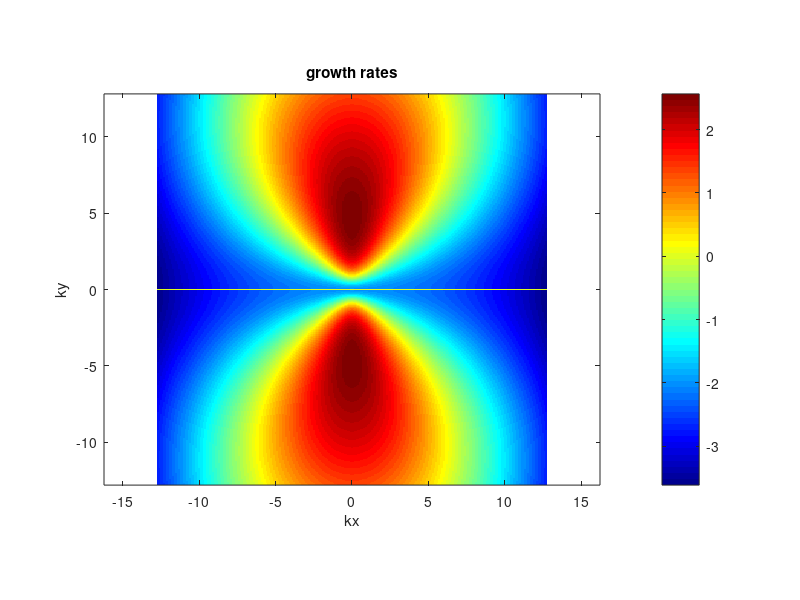
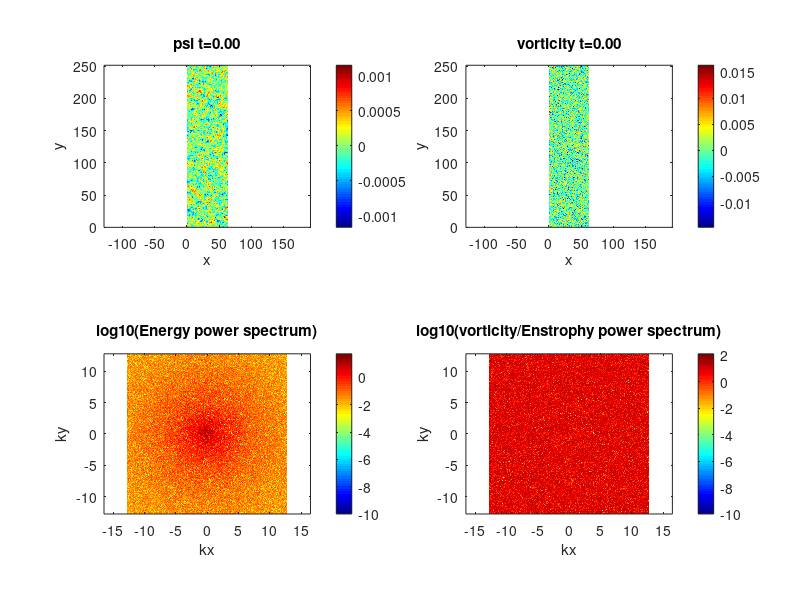
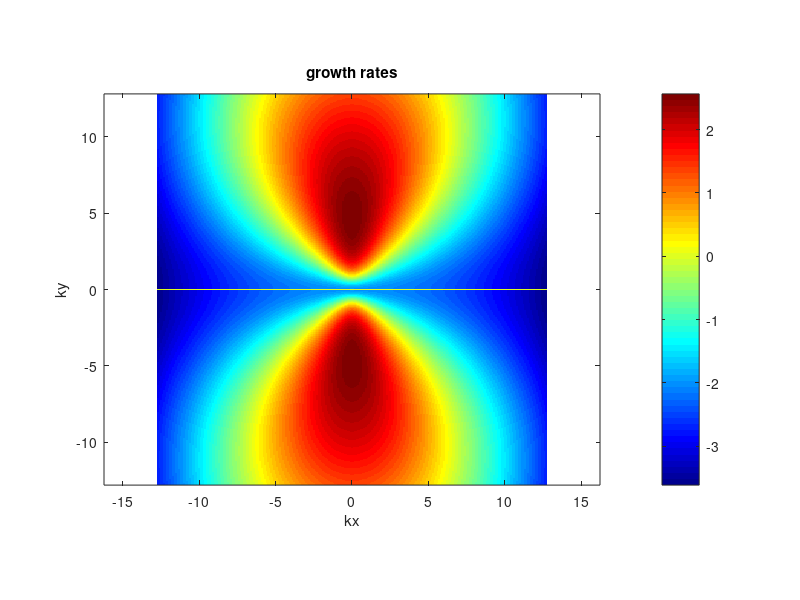

Reproduce these figures in MATLAB, in order. (Note: a time limit stopped this script after it produced the figures.)
function spectral_DS2d
%%%%%%%%%%%%%%%%%%%%%%%%%%%%%%%%%%%%%%%%%%%%%%%%%%%%%%%%%%%%%%%%%%%%%%%%%%%%%%%%%
% 1-field toy model of the Dimits shift. Similar to the Hasegawa-Mima           %
% equation or the Kuramoto-Sivashinsky equation.                                %
%                                                                               %
% Based off an MIT code originally made by Jean-Christophe Nave.                %
% Modified by Denis St-Onge                                                     %
%                                                                               %
% Laplacian(psi) = w                                                            %
% u = psi_y                                                                     %
% v =-psi_x                                                                     %
%%%%%%%%%%%%%%%%%%%%%%%%%%%%%%%%%%%%%%%%%%%%%%%%%%%%%%%%%%%%%%%%%%%%%%%%%%%%%%%%%
clear all;
mkdir('plots'); mkdir('data');
delete('log.txt');

scale=1;         % quick scale of the linear terms
mu   =scale*2;      % friction
nu   =scale*0.01; % viscosity
muZF =scale*1e-4; %scale*2*0; % zonal friction
nuZF =scale*0e-5; %scale*5.0e-4; % zonal viscosity
l    =scale*0;     % Landau-like damping
gamma=scale*5;   % linear drive 2.4203
HM=scale*0;		 % HM-type wave
TH=scale*0;      % Terry-Horton i delta
h=1;             % hyperviscosity factor
hZF=2;             % hyperviscosity factor
forcing=0; 		 % forcing magnitude
LX=2*pi*10;      % X scale
LY=2*pi*40;      % Y scale
NX_real=256;     % resolution in x
NY_real=1024;     % resolution in y
dt=1e-5;    % time step. Should start small as CFL updated can pick up the pace
pert_size=1e-2; % size of perturbation
TF=1000.0;   % final time
iF=2000000;  % final iteration, whichever occurs first
iRST=10000; % write restart dump
i_report=100;
en_print=100;
TSCREEN=2500; % sreen update interval time (NOTE: plotting is usually slow)
initial_condition='random';   %'simple vortices' 'vortices' 'random' or 'random w' 
AB_order=-1; % Adams Bashforth order 1,2,3, or 4 (3 more accurate, 2 possibly more stable) -1 = RK3
linear_term='exact'; % CN, BE, FE, or exact
simulation_type='NL'; % NL, QL, or L (nonlinear, quasilinear and linear respectively)
padding = true; % 3/2 padding, otherwise 2/3 truncation.
save_plots = true; % save plots to file
system_type='MHM'; % NS, HM, MHM
cfl_cadence=1;
max_dt=1e-2;
safety=0.15;
diagnostics=false;

%rng(707296708);
rng('shuffle');
s=rng;


% print log file.
diary('log.txt') 
diary on;

fig1=figure(1);
fig2=figure(2);

% ensure parameters get printed  to log.
fprintf('nu: %.05e  mu:%.05e gamma:%.05e\n',nu,mu,gamma);
fprintf('l: %.05e  HM:%.05e TH:%.05e\n',l,HM,TH);
fprintf('LX:%.02f LY:%.02f NX:%d NY:%d\n',LX, LY, NX_real, NY_real);
fprintf('h:%d scale:%d Tf:%.01f iF:%d\n',h, scale, TF, iF);
fprintf('hZF:%d muZF:%e nuZF:%e\n',hZF,muZF,nuZF);
fprintf('Nonlinear:%s padding:%d System:%s\n',simulation_type, padding,system_type);
fprintf('random seed:%d AB order:%d CFL step:%d\n',s.Seed, AB_order, cfl_cadence);
fprintf('safety:%f\n',safety);

energyFile=0; 
if(strcmp(initial_condition,'restart'))
    energyFile = fopen('energy.dat','a');
else
    energyFile = fopen('energy.dat','w');
end

fprintf(energyFile,'# [1] t  [2] dt  [3] energy  [4] enstrophy  [5] ZF    [6] DW    [7] flux\n');


NX=NX_real;
NY=NY_real;
if(padding)
    NX=3*NX/2;
    NY=3*NY/2;
end

dx=LX/NX;
dy=LY/NY;
dkx=2*pi/LX;
dky=2*pi/LY;
LXnum=0:dx:LX;
LYnum=0:dy:LY;

minkx= -(NX_real/2 - 1)*dkx;
maxkx=  (NX_real/2 - 1)*dkx;
minky= -(NY_real/2 - 1)*dky;
maxky=  (NY_real/2 - 1)*dky;
kxnum= minkx:dkx:maxkx;
kynum= minky:dky:maxky;

t=0.;
i=0;
k=0;
c1=0;
c2=0;
c3=0;
dt1=0;
dt2=0;
dt3=0;
w_hat=0; %this is our field.
I=sqrt(-1);

kx=dkx*I*ones(1,NY)'*(mod((1:NX)-ceil(NX/2+1),NX)-floor(NX/2)); % matrix of wavenumbers in x direction 
ky=dky*I*(mod((1:NY)'-ceil(NY/2+1),NY)-floor(NY/2))*ones(1,NX); % matrix of wavenumbers in y direction 

% Cutting of frequencies using the 2/3 rule. 
% Discard asymmetric N/2 term. Otherwise reality is not enforced.
dealias=abs(kx/dkx) <1/3*NX & abs(ky/dky) <1/3*NY;


ksquare=kx.^2+ky.^2;                                % Laplacian in Fourier space
ksquare(1,1)=-1; 
kmu = -(-1)^h*mu * ones(NY,NX)./(ksquare.^(h-1)) ;                            % drag force array
ksquare_viscous=-(-1)^h*nu*(ksquare.^h);            % Viscosity array

ksquare_poisson=ksquare - ones(NY, NX) + TH*ky;		% Poisson equation in Fourier space
if(strcmpi(system_type,'NS'))
    ksquare_poisson=ksquare;		% Poisson equation in Fourier space
end
ksquare_poisson(1,1)=-1;  % fixed Laplacian in Fourier space for Poisson's equation


gd = gamma * ky.^2./ksquare_poisson;

zonal_part = zeros(NY,NX);
zonal_part(1,:) = zonal_part(1,:) + ones(1,NX);
fluct_part = ones(NY,NX) - zonal_part;

lin_growth = -kmu + ksquare_viscous + gd - l*abs(ky); % this is the linear growth rate used in computations


% No damping on zonal modes. Modified Poisson equation (proper adiabatic electron response)
if(strcmpi(system_type,'MHM'))
    kxzf = kx(1,:);
    lin_growth(1,:) = zeros(1,NX) - muZF*ones(1,NX) -(-1)^hZF*nuZF*(kxzf.^(2*hZF)) ;
    ksquare_poisson(1,:) = ksquare_poisson(1,:) + ones(1,NX);
	ksquare_poisson(1,1)=-1;
end
numel(find(lin_growth(:)>0))

lin_trunc = dealias.*lin_growth;
max_growth = max(lin_trunc(:))
max_rate = max(abs(lin_trunc(:)))
0.25/max_rate

lg2 = lin_growth.^2;
lg3 = lin_growth.^3;

% forcing stuff?
kf_min = 16*dkx;
dkf = 0.5*dkx;
forcing_base = abs(ksquare) <= (kf_min+dkf)^2 & abs(ksquare) >= kf_min^2;

% Define initial vorticity distribution
switch lower(initial_condition)
   case {'vortices'}
      [i,j]=meshgrid(1:NX,(1:NY));
      psi=exp(-((i*dkx-pi).^2+(j*dky-pi+pi/4).^2)/(0.2))+exp(-((i*dx-pi).^2+(j*dky-pi-pi/4).^2)/(0.2))-0.5*exp(-((i*dkx-pi-pi/4).^2+(j*dky-pi-pi/4).^2)/(0.4));
    case {'simple vortices'}
        [i,j]=meshgrid((1:NX)*(2*pi/NX),(1:NY)*(2*pi/NY));
        psi=1*sin(i).*cos(j).^2;    
    case {'random psi'}
      psi=pert_size*(2*rand(NX,NY) - 1);%normally 1e-3
      w_hat=ksquare_poisson.*fft2(psi);
    case {'random'}
      w=pert_size*(2*rand(NY,NX)-1);%normally 5e-2
      w_hat=fft2(w);
      w_hat(1,:)=zeros(1,NX);
      %w_hat=zonal_part.*w_hat;
    case {'waves'}
      [i,j]=meshgrid((1:NX)*(2*pi/NX),(1:NY)*(2*pi/NY));
      %w=20*sin(32*j) + 1e-1*cos(13*i);
      w=2e1*sin(32*j) + 5e-2*(2*rand(NY,NX)-1);
      w_hat=fft2(w);
      w_hat(1,:)=fluct_part.*w_hat;
    case {'restart'}
        fileID=fopen('restart.bin','r');
        t=fread(fileID,1,'double');
        dt=fread(fileID,1,'double');
        i=fread(fileID,1,'int');
        k=fread(fileID,1,'int');
        dt1=fread(fileID,1,'double');
        dt2=fread(fileID,1,'double');
        dt3=fread(fileID,1,'double');
        c1=fread(fileID,[NY NX],'double')+I*fread(fileID,[NY NX],'double');
        c2=fread(fileID,[NY NX],'double')+I*fread(fileID,[NY NX],'double');
        c3=fread(fileID,[NY NX],'double')+I*fread(fileID,[NY NX],'double');
        w_hat=fread(fileID,[NY NX],'double')+I*fread(fileID,[NY NX],'double');
        fclose(fileID);        
    otherwise
      disp('Unknown initial conditions !!!');
      return
end

if(padding) % ensure there's no energy in the padded region of k-space.
   w_hat=dealias.*w_hat;
end
w_hat(1,1)=0; % Gauge condition. Should be redundant.
w_hat0=w_hat; % Keep initial conditions for possible future diagnostics.


u=0;
v=0;
U_ZF=0;
force=zeros(NY,NX);
w2=w_hat;

if(save_plots) %plot growth rate contours
	plotgrowth()
end

tic
while t<TF && i<iF
    psi_hat = w_hat./ksquare_poisson;  % Solve Poisson's Equation
    if(any(isnan(w_hat(:)))) % Something really bad has happened.
        disp(sprintf('Divergence at iteration: %d',i));
        return;
    end
    if(mod(i,i_report)==0)
       disp(sprintf('iteration: %d    dt:%.02e     t:%.03e     step time:%.1d s',i,dt,t,toc)); 
       tic;
        diary off; %flush diary
		diary on;
    end
    if (mod(i,en_print)== 0) 
        outputEnergy();
    end
    
    if (mod(i,TSCREEN)== 0) 
        plotfunc();
    end
    
    if (mod(i,iRST) == 0)
        dump('restart.bin');
    end
    

    if(forcing ~= 0)
       force=calculate_forcing(); 
    end
    
    w_hat_new=0;
    conv_hat =0;
    % Compute the non-linear term
    if (AB_order == -1 ) % RK3
	      w_hat_new = ETDRK3(w_hat);
    	if(mod(i+1,cfl_cadence)==0 && i > 3) % compute new timestep from CFL condition.
        	abs_u=abs(u);
        	abs_v=abs(v);
        	abs_ZF=abs(U_ZF);
        	maxV= max(abs_u(:)+abs_ZF(:))/dx + max(abs_v(:))/dy;
        	if(maxV>0)
           	 new_dt=1/maxV;
        	else
           	 new_dt=inf;
        	end
        		dt=min(max(0.5*dt,min(safety*new_dt,1.1*dt)),max_dt);
    		end
    else 
        conv_hat = calc_Nonlinear(w_hat,simulation_type);
         
     
    if(mod(i+1,cfl_cadence)==0 && i > 3) % compute new timestep from CFL condition.
        abs_u=abs(u);
        abs_v=abs(v);
        abs_ZF=abs(U_ZF);
        maxV= max(abs_u(:)+abs_ZF(:))/dx + max(abs_v(:))/dy;
        if(maxV>0)
            new_dt=1/maxV;
        else
            new_dt=inf;
        end
        dt=min(max(0.5*dt,min(safety*new_dt,1.1*dt)),max_dt);
    end
    
    conv_hat = dealias.*(conv_hat + forcing*kf_min*force/sqrt(dt));
    
    L1=0;
    L2=0;
    w_prev=w_hat;
    
    A=1.0; B=0; C=0; D=0;
    w_hat_new = 0;
    if (i < 1 || AB_order == 1) %Forward-Euler to generate history. Should run a small time-step at first. 
    	 %do nothing w_hat_new = w_hat_new - L2.*conv_hat;
    elseif (i < 2 || AB_order == 2)
    	w1=dt1/dt;
    	A=(1.0 + 0.5*w1);
    	B=0.5*w1;
   	elseif (i < 3 || AB_order == 3)
    	w1=dt1/dt;
    	w2=dt2/dt;
    	A=(2.0 + 3.0*w2 + 6.0*w1*(1+w1+w2))/(6.0*w1*(w1+w2));
    	B=(2.0 + 3.0*w1 + 3.0*w2)/(6.0*w1*w2);
    	C=(2.0 + 3.0*w1)/(6.0*w2*(w1+w2));
     elseif (i < 4 || AB_order == 4)
        w1=dt1/dt;
        w2=dt2/dt;
        w3=dt3/dt;
        A=(3.0 + 8.0*w2 + 4.0*w3 + 6.0*(2*w1^3 + w2*(w2+w3) +2.0*w1*(1.0+w2)*(1.0+w2+w3) + w1^2*(3.0 + 4.0*w2+2*w3)));
        A=A/(12.0*w1*(w1+w2)*(w1+w2+w3));
        B=(3.0 + 6.0*(w1+w2)*(w1+w2+w3) + 4.0*(2.0*(w1+w2)+w3))/(12.0*w1*w2*(w2+w3));
        C=(3.0 + 6.0*w1*(w1+w2+w3)+4.0*(2.0*w1 + w2+w3))/(12.0*w2*(w1+w2)*w3);
        D=(3.0 + 6.0*w1*(w1+w2)+4.0*(2.0*w1 + w2))/(12.0*w3*(w2+w3)*(w1+w2+w3));
    end
  
    
    
    switch upper(linear_term)
        case {'CN'} %crank nicolson
            L1=(1 + 0.5*dt*lin_growth)./(1 - 0.5*dt*lin_growth);
            L2=dt./(1 - 0.5*dt*lin_growth);    
        case {'BE'} %backward euler
            L1=1.0./(1 - dt*lin_growth);
            L2=dt./(1 - dt*lin_growth);    
        case {'EXACT'}%exact
            L1=exp(dt*lin_growth);
            L2=dt*L1;   
            B=B.*exp((dt1)*lin_growth);
            C=C.*exp((dt1+dt2)*lin_growth);
            D=D.*exp((dt1+dt2+dt3)*lin_growth);
        otherwise
            disp('Unknown linear handling type.');
            return;
    end
    
    % Compute Solution at the next step
	% Implicitly solve the linear term with 2nd order Crank-Nicholson
    w_hat_new = L1.*w_prev;
    w_hat_new = w_hat_new - L2.*(A.*conv_hat - B.*c1 + C.*c2 - D.*c3);
  
    end
    t=t+dt;
    i=i+1;

    w_hat=w_hat_new;
    
    c3=c2;
    c2=c1;
    c1=conv_hat;
    
    dt3=dt2;
    dt2=dt1;
    dt1=dt;
end
fclose(energyFile);

%write final state 
fprintf('Simulation ended at time %.03e and iteration %d\n',t,i);
dump('final_state.bin');

if(strcmpi(simulation_type,'L') && diagnostics)
   w0f=w_hat0.*exp(t*lin_growth); 
   comp=abs(w_hat-w0f)./abs(w0f);
   fprintf('Maximum linear error:%e\n',max(comp(:)));
end

% SIMULATION ENDS HERE

%%----------------------------------%%
%% Helper Function Definitions      %% 
%%----------------------------------%%

	function f=calculate_forcing()
        f=zeros(NY,NX);
        for i1 = 1:NY
           for j1 = 1:NX
                if(forcing_base(i1,j1) ~=0 )
                    f(i1,j1) = randn(1);
                end    
           end
        end
	end

    function x=RK3(w_h)
        a =[8./15.,5./12.,0.75];
        b =[0,-17.0/60.0,-5.0/12.0];
        Fa =0.0;
        Fb =0.0;
        u_new=w_h;
        for j = 1:3 
            Fb = Fa;
            Fa = calc_Nonlinear(u_new,simulation_type);
            u_new = (1 + 0.5*(a(j)+b(j))*dt*lin_growth)./(1 - 0.5*(a(j)+b(j))*dt*lin_growth).*u_new;
            u_new = u_new + a(j)*Fa +b(j)*Fb;
        end
        x=u_new;
    end   

    function x=ETDRK3(w_h)
        u_new=w_h;
        
        lin_zeroes = (dt*abs(lin_growth)) < 1e-3;
        lin_NZ = ones(NY,NX) - lin_zeroes;
        
        lin_div = lin_growth + lin_zeroes.*ones(NY,NX);
        st=simulation_type;
        eh = exp(0.5*lin_growth*dt);
        e1 = exp(lin_growth*dt);

        M=32; 	
		r=exp(I*pi*((1:M)-0.5)/M);

	
		lg= lin_growth(:); LR=dt*lg(:,ones(M,1)) + r(ones(NY*NX,1),:);
        elr=exp(LR);
		Q1 =dt*real(mean(			 (exp(LR/2)-1)./LR							,2));
		Q2 =dt*real(mean(			 (elr-1)./LR                                ,2));
		f1 =dt*real(mean(		 (-4   -LR        +elr.*(4-3*LR+LR.^2))./LR.^3	,2));
		f2 =dt*real(mean(		4*( 2  +LR        +elr.*(-2+LR))./LR.^3			,2));
		f3 =dt*real(mean(		 (-4 -3*LR -LR.^2 +elr.*(4-LR))./LR.^3			,2));
		Q1=reshape(Q1,NY,NX);
		Q2=reshape(Q2,NY,NX);
		f1=reshape(f1,NY,NX);
		f2=reshape(f2,NY,NX);
		f3=reshape(f3,NY,NX);

        A1 = -calc_Nonlinear(u_new,st);
        
        an =     u_new.*eh + Q1.*A1;
      
        A2 = -calc_Nonlinear(an,st);
        
        bn = u_new.*e1 + Q2.*(2.0*A2-A1);
        
        A3 = -calc_Nonlinear(bn,st);
        
        cn = u_new.*e1 + (A1.*f1 + A2.*f2 + A3.*f3); 
        
        x = dealias.*cn;   

    end   
 function x=ETDRK2(w_h)
        u_new=w_h;
        
        lin_zeroes = dt*abs(lin_growth) == 0;
        lin_NZ = ones(NY,NX) - lin_zeroes; 
        
        lin_div = lin_growth + lin_zeroes.*ones(NY,NX);
        st=simulation_type;
        e1 = exp(lin_growth*dt);
        
        A1 = -calc_Nonlinear(u_new,st);
        
        an =     lin_NZ.*(u_new.*e1 + (e1 - ones(NY,NX)).*A1./lin_div);
        an = an + lin_zeroes.*(u_new.*e1 + dt*A1);
        
        A2 = -calc_Nonlinear(an,st);
        
        bn = lin_NZ.*(u_new.*e1 + (e1 - ones(NY,NX)).*(2.0*A2-A1)./lin_div);
        bn = bn + lin_zeroes.*(u_new.*e1 + dt*(2.0*A2-A1));
        
        cnNZ = an + (A2 - A1).*(e1 - ones(NY,NX) - dt*lin_growth)./(dt*lin_div.^2);
        cnZ = an + 0.5*dt*(A2-A1);
        x = dealias.*(lin_zeroes.*cnZ + lin_NZ.*cnNZ);
 end   

    function infCheck(inver,name)
       if(any(isinf(inver(:))))
              disp(sprintf('%s infinity at iteration: %d',name, i));
       end
    end

    function nanCheck(inver,name)
       if(any(isnan(inver(:))))
              disp(sprintf('%s NaN at iteration: %d',name, i));
       end
    end

	function y=calc_Nonlinear(w_h,type)
    conv_hat = 0;
    psi_h = w_h./ksquare_poisson;  % Solve Poisson's Equation
	switch upper(type)
        	case {'NL'} %full non-linear
            	uhat = -ky.*psi_h;
            	vhat =  kx.*psi_h;
            	w_xhat = kx.*w_h;
            	w_yhat = ky.*w_h;
            
            	% dealiasing here truncates if not padded, other it has no effect
            	u  =real(ifft2(dealias.*uhat));      % Compute  y derivative of stream function ==> u
            	v  =real(ifft2(dealias.*vhat));      % Compute -x derivative of stream function ==> v
            	w_x=real(ifft2(dealias.*w_xhat));      % Compute  x derivative of vorticity
            	w_y=real(ifft2(dealias.*w_yhat));
            	conv     = u.*w_x + v.*w_y;         % evaluate the convective derivative (u,v).grad(w)   
            	conv_hat = fft2(conv);              % go back to Fourier space
      
        	case {'QL'} %quasi-linear
            	%for zonal part
            	uphat = -ky.*fluct_part.*psi_h;
            	vphat =  kx.*fluct_part.*psi_h;
        
            	%for fluctuation part
            	U_hat = kx.*zonal_part.*psi_h;
            	U_xxhat = (kx.^2).*U_hat;
            	w_yhat = ky.*fluct_part.*w_h;       
        
            	% dealiasing here truncates if not padded, other it has no effect
            	u    =real(ifft2(dealias.*uphat));      % Compute  y derivative of stream function ==> u
            	v    =real(ifft2(dealias.*vphat));      % Compute -x derivative of stream function ==> v
            	U_ZF =real(ifft2(dealias.*U_hat));      % Compute zonal velocity
            	U_xx =real(ifft2(dealias.*U_xxhat));      % Compute zonal velocity
            	w_y  =real(ifft2(dealias.*w_yhat));
            	conv_fluct = U_ZF.*w_y + u.*U_xx;         % evaluate the convective derivative (u,v).grad(w)   
            	conv_zonal = u.*v;         % evaluate the convective derivative (u,v).grad(w)       
            	conv_fluct_hat = fft2(conv_fluct);               % go back to Fourier space
            	conv_zonal_hat = fft2(conv_zonal);
            	conv_hat = fluct_part.*conv_fluct_hat + (kx.^2).*zonal_part.*conv_zonal_hat;
        	case {'L'}%full linear 
           	 %do nothing
            otherwise
           	 disp('Unknown simulation type.');
        	    return 
    end
    if(padding)
        conv_hat = dealias.*conv_hat;
    end
    y=conv_hat;
	end

	function plotgrowth()
    	subplot(1,1,1);
    	plotg=0;
    	f=randn(NY,NX).*forcing_base;
    	if(padding)
       		plotg=circshift(dealias.*lin_growth,[NY_real/2,NX_real/2]); 
       		plotg=plotg(2:NY_real,2:NX_real);
    	else
       		plotg=circshift(dealias.*lin_growth,[NY_real/2,NX_real/2]); 
       		plotg=plotg(2:NY_real,2:NX_real);
    	end
    	force=real(ifft2(f));
    	imagesc(kxnum,kynum,real(plotg)), axis equal tight, colorbar
    	%imagesc(kxnum,kynum,f), axis equal tight, colorbar
    	set(gca,'Ydir','Normal')
    	colormap(jet)
    	title('growth rates');    
    	xlabel('kx');
    	ylabel('ky');
    	if(save_plots)
        	saveas(gcf,'growth.png');
   		end
   		drawnow
    end
    function outputEnergy()
        diary off; %flush diary
		diary on;
        
        w_curr=w_hat;
        psi_curr=psi_hat;
     
        enstrophy = 0.5*w_curr.*conj(w_curr);
        energy = 0.5*real(-conj(psi_curr).*w_curr);
     %   flux = -0.5*real(psi_y.*(psi_y.*psi_y + psi_x.*psi_x  + psi.*psi));
             
        enstrophy_tot = sum(enstrophy(:))/(NX*NY)^2;
        energy_tot    = sum(energy(:))/(NX*NY)^2; 
        ZF_energy = sum(sum(zonal_part.*energy))/(NX*NY)^2;
        DW_energy = sum(sum(fluct_part.*energy))/(NX*NY)^2;
       % flux_tot = sum(flux(:))/(NX*NY);
        
        fprintf(energyFile,'%e %e %.15e %e %e %e \n',t,dt,energy_tot,enstrophy_tot,ZF_energy,DW_energy);
        
        
    end
    function plotfunc()
              % Go back in real space omega in real space for plotting
		diary off; %flush diary
		diary on;
        w_curr=w_hat;
        psi_curr=psi_hat;
        psi=real(ifft2(psi_curr));
        w=real(ifft2(w_curr)); 
     
        enstrophy = 0.5*w_curr.*conj(w_curr);
        energy = 0.5*real(-conj(psi_curr).*w_curr);                  
        
		%iso_spectrum(energy,enstrophy);

        if(padding)
           enstrophy=circshift(enstrophy,[NY_real/2,NX_real/2]); 
           enstrophy=enstrophy(2:NY_real,2:NX_real);
           energy=circshift(energy,[NY_real/2,NX_real/2]); 
           energy=energy(2:NY_real,2:NX_real);
        else
           enstrophy=circshift(enstrophy,[NY_real/2,NX_real/2]); 
           enstrophy=enstrophy(2:NY_real,2:NX_real);
           energy=circshift(energy,[NY_real/2,NX_real/2]); 
           energy=energy(2:NY_real,2:NX_real);
        end
      
        wlog=max(log10(enstrophy),-10);
        energylog=max(log10(energy),-10);
        set(0,'CurrentFigure',fig1);
        subplot(2,2,1)
        imagesc(LXnum,LYnum,psi), axis equal tight, colorbar
        set(gca,'Ydir','Normal')
        colormap(jet)
        title(sprintf('psi t=%.02f',t));
        xlabel('x');
        ylabel('y');
        subplot(2,2,2)
        imagesc(LXnum,LYnum,w), axis equal tight, colorbar
        title(sprintf('vorticity t=%.02f',t));
        set(gca,'Ydir','Normal')
        xlabel('x');
        ylabel('y');
        subplot(2,2,3)
        imagesc(kxnum,kynum, energylog), axis equal tight, colorbar
        title('log10(Energy power spectrum)');    
        set(gca,'Ydir','Normal')
        xlabel('kx');
        ylabel('ky');
        subplot(2,2,4)
        imagesc(kxnum,kynum,wlog), axis equal tight, colorbar
        set(gca,'Ydir','Normal')
        xlabel('kx');
        ylabel('ky');
        title('log10(vorticity/Enstrophy power spectrum)');    
        if(save_plots)
            saveas(gcf,sprintf('plots/fig_%d.png',k));
        end
        drawnow
        set(0,'CurrentFigure',fig2);
        if(1==1)
       %     kx_spec=energylog(NY_real/2,:);
       %     ky_spec=energylog(:,NX_real/2);
       %     kx_spec(NX_real/2)=0.5*(kx_spec(NX_real/2-1)+kx_spec(NX_real/2+1)); 
       %     ky_spec(NY_real/2)=0.5*(ky_spec(NY_real/2-1)+ky_spec(NY_real/2+1)); 
       %     [~,Ix] = max(kx_spec(:));
       %     [~,Iy] = max(ky_spec(:));
       %     if(diagnostics)
       %        disp(sprintf('%.10e %.10e',energy_tot,enstrophy_tot));
       %         disp(sprintf('Maximum DW mode:%.01f    Maximum ZF mode:%.01f',abs(kynum(Iy)), abs(kxnum(Ix))));
       %     end
       %     plot(kxnum,kx_spec,kynum,ky_spec);
       %     legend('Zonal (ky=0)','DW (kx=0)');
       %     title(sprintf('DW/Zonal energy spectrum t=%.02f',t));
       %     xlabel('k');
        else
            kxpos=0:dkx:maxkx;
            loglog(kxpos,radenergy(1:NX_real/2),kxpos,radenstrophy(1:NX_real/2));
            title(sprintf('Radial energy/enstrophy spectrum t=%.02f',t));
            legend('Energy','Enstrophy')
            xlabel('k'); 
        end
        drawnow
        if(save_plots)
            saveas(gcf,sprintf('plots/k_spec_%d.png',k));
        end
        k=k+1;
    end

    function iso_spectrum(energy,enstrophy)
        raden_arr=cat(2,sqrt(abs(ksquare(:))),energy(:),enstrophy(:));
        raden_arr=sortrows(raden_arr);
        radenergy=zeros(max(NX,NY),1);
        radenstrophy=zeros(max(NX,NY),1);
        ik_old=1;
        nk=0;
        counts=zeros(max(NX,NY),1);
        for n = 1:length(ksquare(:))
            ik=round(raden_arr(n,1)/min(dkx,dky)) + 1;
            radenergy(ik) = radenergy(ik) + raden_arr(n,2);
            radenstrophy(ik) = radenstrophy(ik) + raden_arr(n,3);
            if(ik~=ik_old)
                counts(ik_old) = nk;
                nk=0;
                ik_old=ik;
            end
            nk=nk+1;
        end    
        
        range =0:min(dkx,dky):sqrt(2)*max(maxkx,maxky);
        l=length(range);
        
        surface = 2*pi/min(dkx,dky);
        comp=surface*range./(counts(1:l).');
        
        kxpos=0:min(dkx,dky):max(maxkx,maxky);
        specFile = fopen(sprintf('data/rad_spec_%d.dat',k),'w');
        radenergy_comp = radenergy(1:l).*comp.';
        radenstrophy_comp = radenstrophy(1:l).*comp.';
        
		ZF_en = zeros(l);
        ZF_ens = zeros(l);
        ZF_en(1:(NX/2)) = energy(1,1:(NX/2));  	 
        ZF_ens(1:(NX/2)) = enstrophy(1,1:(NX/2));

		DW_en = zeros(l);
        DW_ens = zeros(l);
        DW_en(1:(NY/2)) = energy(1:(NY/2),1);  	 
        DW_ens(1:(NY/2)) = enstrophy(1:(NY/2),1);

        for n = 1:l
            fprintf(specFile,'%e %e %e %e %e %e %e\n',range(n),radenergy_comp(n),radenstrophy_comp(n),ZF_en(n),ZF_ens(n), DW_en(n),DW_ens(n));       
        end
        
        fclose(specFile); 
    end


    function dump(filename)
        fileID=fopen(filename,'w');
        fwrite(fileID,t,'double');
        fwrite(fileID,dt,'double');
        fwrite(fileID,i,'int');
        fwrite(fileID,k,'int');
        fwrite(fileID,dt1,'double');
        fwrite(fileID,dt2,'double');
        fwrite(fileID,dt3,'double');
        fwrite(fileID,real(c1),'double'); fwrite(fileID,imag(c1),'double');
        fwrite(fileID,real(c2),'double'); fwrite(fileID,imag(c2),'double');
        fwrite(fileID,real(c3),'double'); fwrite(fileID,imag(c3),'double');
        fwrite(fileID,real(w_hat),'double');fwrite(fileID,imag(w_hat),'double');
        fclose(fileID);
    end
end
